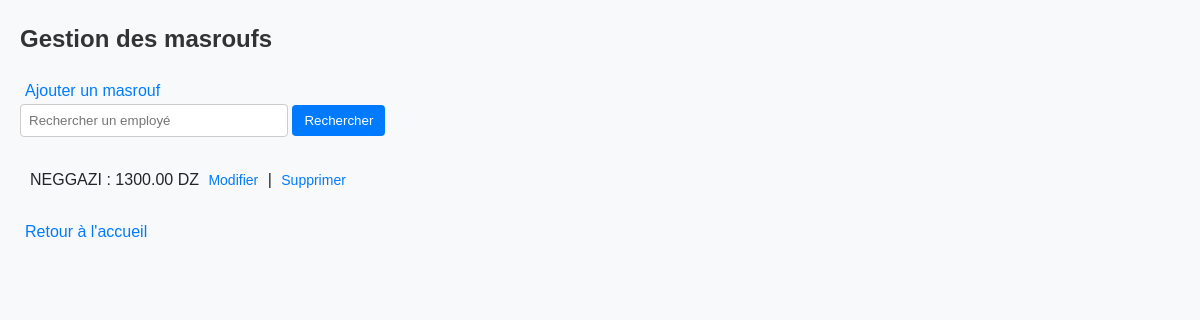
Page /gestion/masroufs/ on the earlier database version.
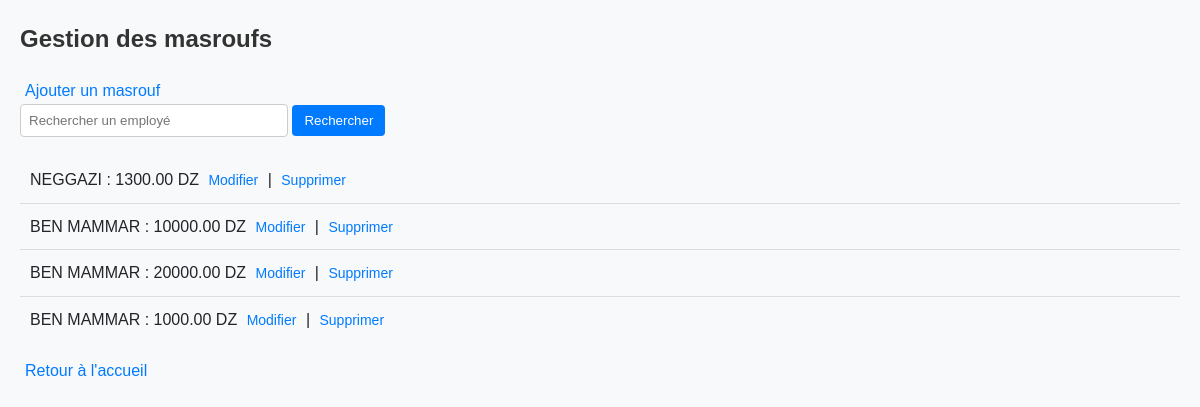
Same page on the later database version.
### app1/models.py (models this page shows, shortened)
class Masrouf(models.Model):
    employe = models.ForeignKey(Employe, on_delete=models.CASCADE, verbose_name="Employé")
    montant = models.DecimalField(max_digits=10, decimal_places=2, verbose_name="Montant")
    date_demande = models.DateField(verbose_name="Date de demande")
    class Meta:
        verbose_name = "Masrouf"
        verbose_name_plural = "Masroufs"
        constraints = [
            models.CheckConstraint(
                check=models.Q(montant__lte=30000),
                name="masrouf_montant_max"
            ),
        ]

class Employe(models.Model):
    HOMME = 'H'
    FEMME = 'F'
    SEXE_CHOICES = [
        (HOMME, 'Homme'),
        (FEMME, 'Femme'),
    ]
    nom = models.CharField(max_length=100, verbose_name="Nom")
    prenom = models.CharField(max_length=100, verbose_name="Prénom")
    date_naissance = models.DateField(verbose_name="Date de naissance")
    date_embauche = models.DateField(verbose_name="Date d'embauche")
    adresse = models.TextField(verbose_name="Adresse")
    service = models.ForeignKey(
        'Service',
        on_delete=models.SET_NULL,
        null=True,
        blank=True,
        verbose_name="Service"
    )
    competences = models.TextField(verbose_name="Compétences", blank=True)
    historique_professionnel = models.TextField(verbose_name="Historique professionnel", blank=True)
    sexe = models.CharField(
        max_length=1,
        choices=SEXE_CHOICES,
        verbose_name="Sexe",
        default=HOMME,  # Par défaut, l'employé est masculin
    )
    class Meta:
        verbose_name = "Employé"
        verbose_name_plural = "Employés"
        ordering = ['nom', 'prenom']  # Tri par nom puis prénom

### app1/views/masrouf_views.py (the view)
# urls.py: path('gestion/masroufs/', masrouf_views.gestion_masrouf, name='gestion_masrouf'),
def gestion_masrouf(request):
    employes = Employe.objects.all()
    masroufs = Masrouf.objects.select_related('employe').all()
    if 'search' in request.GET:
        search_query = request.GET['search']
        masroufs = masroufs.filter(employe__nom__icontains=search_query)
    context = {
        'employes': employes,
        'masroufs': masroufs,
    }
    return render(request, 'masrouf_templates/gestion_masrouf.html', context)

### app1/templates/masrouf_templates/gestion_masrouf.html (shortened to what this page needs)
{% block content %} {% load static %}
<!DOCTYPE html>
<html lang="en">
  <head>
    <link rel="stylesheet" href="{% static 'css/style.css' %}" />
  </head>
  <body>
    <h2>Gestion des masroufs</h2>
    <a href="{% url 'ajouter_masrouf' %}">Ajouter un masrouf</a>
    <form method="GET">
      <input
        type="text"
        name="search"
        placeholder="Rechercher un employé"
        value="{{ request.GET.search }}"
      />
      <button type="submit">Rechercher</button>
    </form>
    <ul>
      {% for masrouf in masroufs %}
      <li>
        {{ masrouf.employe.nom }} : {{ masrouf.montant }} DZ
        <a href="{% url 'modifier_masrouf' masrouf.pk %}">Modifier</a> |
        <a href="{% url 'supprimer_masrouf' masrouf.pk %}">Supprimer</a>
      </li>
      {% empty %}
      <li>Aucun masrouf trouvé.</li>
      {% endfor %}
    </ul>
    {% endblock %}
    <div>
      <a href="{% url 'accueil' %}">Retour à l'accueil</a>
    </div>
  </body>
</html>

Differences in the rows shown:
added Masrouf: employe.nom "BEN MAMMAR", montant "10000.00"
added Masrouf: employe.nom "BEN MAMMAR", montant "20000.00"
added Masrouf: employe.nom "BEN MAMMAR", montant "1000.00"
